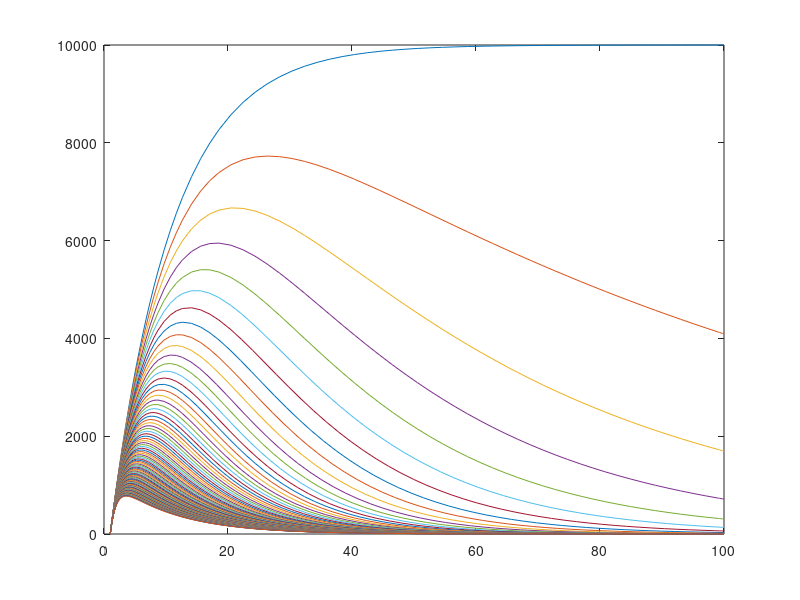

This chart was generated by the following MATLAB code:
% (c) write a script that will explore the following scenario
% Assume that a remains at 0.10
% explore and plot 100 model runs where b is [0,1]
% and plot the number of adopters
% what is significant about the value for b, and under what 
% circumstances will the number of adopters grown and remain
% at 10000

f = @(t,x,a,b)[-a*x(1);
                a*x(1)-b*x(2);
                b*x(2)]

a = 0.10;
b = linspace(0,1,100);

for i = b
    [t, y] = ode45(f,[1 100], [10000 0 0], odeset,a, i);
    plot(t,y(:,2));
    hold on;
end
